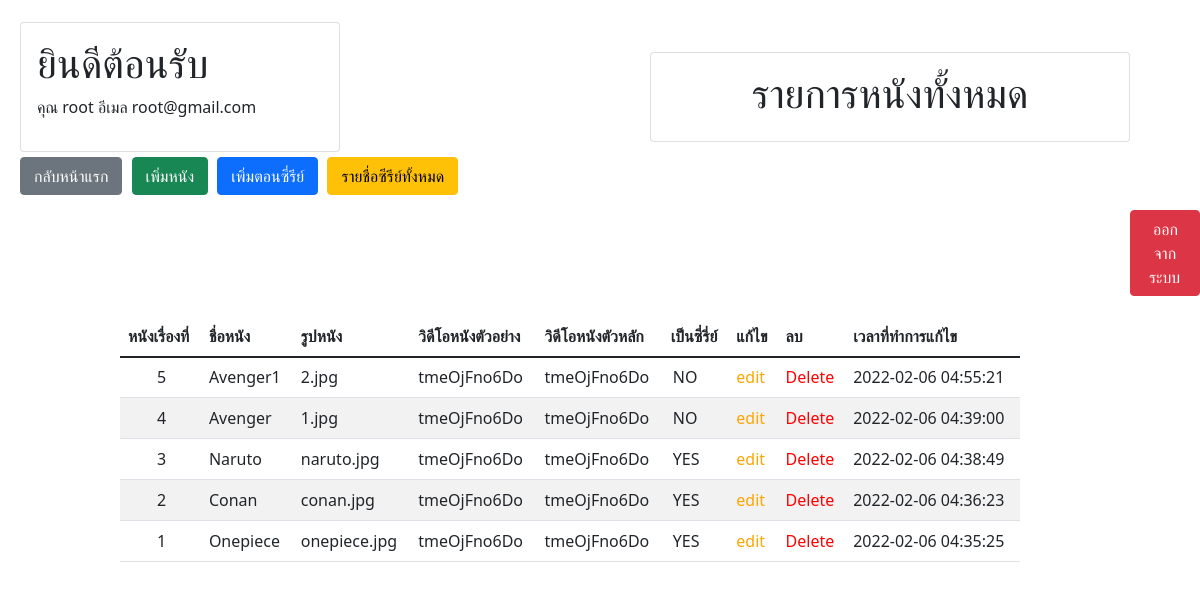
The app's page /admin/admin.php (signed in) with its own data.
### tables this page shows
CREATE TABLE `data_user` (
  `login_id` int(11) NOT NULL,
  `login_username` varchar(255) NOT NULL,
  `login_password` varchar(255) NOT NULL,
  `login_email` varchar(100) NOT NULL,
  `login_status` int(1) NOT NULL DEFAULT 0
);

CREATE TABLE `data_movie` (
  `id` int(3) NOT NULL,
  `img` text NOT NULL,
  `name` text NOT NULL,
  `vdo_ex` text NOT NULL,
  `vdo_main` text NOT NULL,
  `status_list` enum('YES','NO') NOT NULL DEFAULT 'NO',
  `movie_time` datetime NOT NULL
);

### admin/session.php (called while the page is built, shortened)
<?php
    require '../connectdb.php';
    $session_login_id = $_SESSION['login_id'];
    $qry_user = "SELECT * FROM data_user WHERE login_id='$session_login_id'";
    $result_user = mysqli_query($dbcon,$qry_user);
    if ($result_user) {
        $row_user = mysqli_fetch_array($result_user,MYSQLI_ASSOC);
        $s_login_username = $row_user['login_username'];
        $s_login_email = $row_user['login_email'];
    }
?>

### admin/admin.php (the view, shortened to what this page needs)
<?php
require 'session.php';
require '../connectdb.php';
$sql = "SELECT * FROM data_movie ORDER BY id DESC";
$result_movie = mysqli_query($dbcon, $sql);
?>
<!DOCTYPE html>
<html lang="en">
<head>
    <link href="../lightbox/css/lightbox.min.css" rel="stylesheet">
    <link href="https://cdn.jsdelivr.net/npm/bootstrap@5.1.3/dist/css/bootstrap.min.css" rel="stylesheet">
</head>
<body>
    <div class="card" style="width: 20rem;margin: 22px 0 0 20px;">
        <div class="card-body">
            <h1>ยินดีต้อนรับ</h1>
            <p>คุณ <?php echo $s_login_username ?> อีเมล <?php echo $s_login_email ?></p>
        </div>
    </div>
    <div class="card" style="width: 30rem;margin-left: 650px;margin-top: -100px">
        <div class="card-body">
            <h1 align="center">รายการหนังทั้งหมด</h1>
        </div>
    </div>
    <button style="margin: 15px 0 0 20px;" type="button" class="btn btn-secondary"><a style="color: white;text-decoration:none;padding: 1px;" href="../index.php">กลับหน้าแรก</a></button>
    <button style="margin: 15px 0 0 5px;" type="button" class="btn btn-success"><a style="color: white;text-decoration:none;padding: 1px;" href="../addmovie/addmovie.php">เพิ่มหนัง</a></a></button>
    <button style="margin: 15px 0 0 5px;" type="button" class="btn btn-primary"><a style="color: white;text-decoration:none;padding: 1px;" href="../addmovie/add_series.php">เพิ่มตอนซี่รีย์</a></a></button>
    <button style="margin: 15px 0 0 5px;" type="button" class="btn btn-warning"><a style="color: black;text-decoration:none;padding: 1px;" href="admin2.php">รายชื่อซีรีย์ทั้งหมด</a></button>
    <button style="margin: 15px 0 0 1130px;" type="button" class="btn btn-danger"><a style="color: black;text-decoration:none;padding: 1px;color: white;" href="logout.php">ออกจากระบบ</a></button>
    <div style="width: 85%;padding-left: 10%;margin-top: 20px;">
        <table class="table table-striped table-hover ">
            <thead>
                <tr>
                    <th scope="col">หนังเรื่องที่</th>
                    <th ชื่อหนัง scope="col">ชื่อหนัง</th>
                    <th ชื่อหนัง scope="col">รูปหนัง</th>
                    <th scope="col">วิดีโอหนังตัวอย่าง</th>
                    <th scope="col">วิดีโอหนังตัวหลัก</th>
                    <th scoop="col">เป็นซี่รี่ย์</th>
                    <th scoop="col">แก้ไข</th>
                    <th scoop="col">ลบ</th>
                    <th scoop="col">เวลาที่ทำการแก้ไข</th>
                </tr>
            </thead>
            <tbody>
                <tr>
                    <?php
                    while ($row_movie = mysqli_fetch_assoc($result_movie)) {
                    ?>
                <tr>
                    <td style="padding-left: 37px;"><?php echo $row_movie['id'] ?></td>
                    <td><?php echo $row_movie['name'] ?></td>
                    <td><?php echo $row_movie['img'] ?></td>
                    <td><?php echo $row_movie['vdo_ex'] ?></td>
                    <td><?php echo $row_movie['vdo_main'] ?></td>
                    <td style="padding-left: 10px" ><?php echo $row_movie['status_list'] ?></td>
                    <td><a style="text-decoration: none;color: orange;" href="../edit/from_edit.php?id=<?= $row_movie['id']; ?>">edit</a></td>
                    <td><a style="text-decoration: none;color: red;" href="../delete.php?id=<?= $row_movie['id']; ?>" onclick="return confirm('ต้องการลบใช่หรือไม่');">Delete</a></td>
                    <td><?php echo $row_movie['movie_time'] ?></td>
                </tr>
            <?php } ?>
            </tr>
            </tbody>
        </table>
    </div>
</body>
</html>

### records on screen
data_user: login_username "root", login_email "root@gmail.com"
data_movie: id "5", name "Avenger1", img "2.jpg", vdo_ex "tmeOjFno6Do", vdo_main "tmeOjFno6Do", status_list "NO", movie_time "2022-02-06 04:55:21"
data_movie: id "4", name "Avenger", img "1.jpg", vdo_ex "tmeOjFno6Do", vdo_main "tmeOjFno6Do", status_list "NO", movie_time "2022-02-06 04:39:00"
data_movie: id "3", name "Naruto", img "naruto.jpg", vdo_ex "tmeOjFno6Do", vdo_main "tmeOjFno6Do", status_list "YES", movie_time "2022-02-06 04:38:49"
data_movie: id "2", name "Conan", img "conan.jpg", vdo_ex "tmeOjFno6Do", vdo_main "tmeOjFno6Do", status_list "YES", movie_time "2022-02-06 04:36:23"
data_movie: id "1", name "Onepiece", img "onepiece.jpg", vdo_ex "tmeOjFno6Do", vdo_main "tmeOjFno6Do", status_list "YES", movie_time "2022-02-06 04:35:25"
